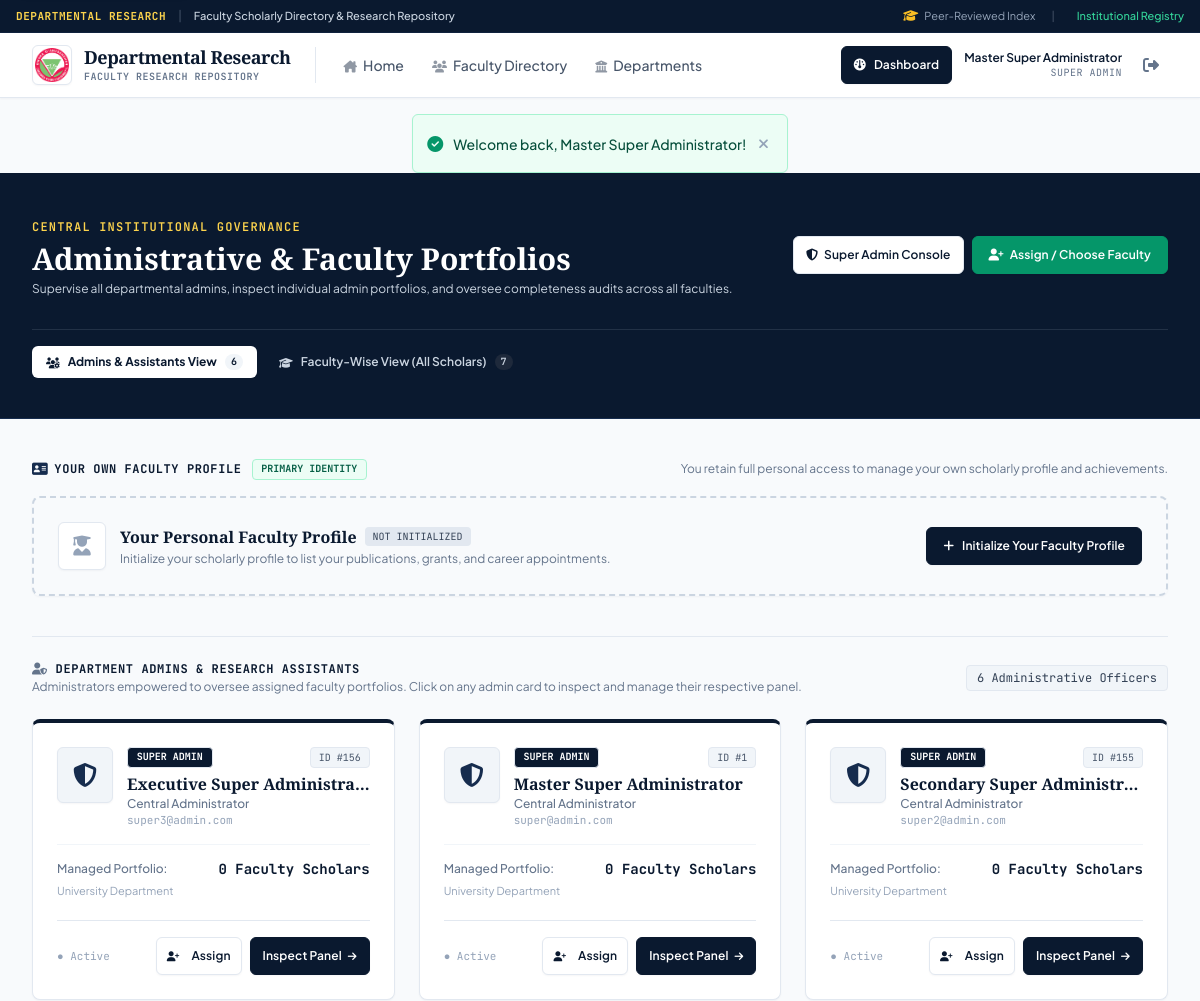
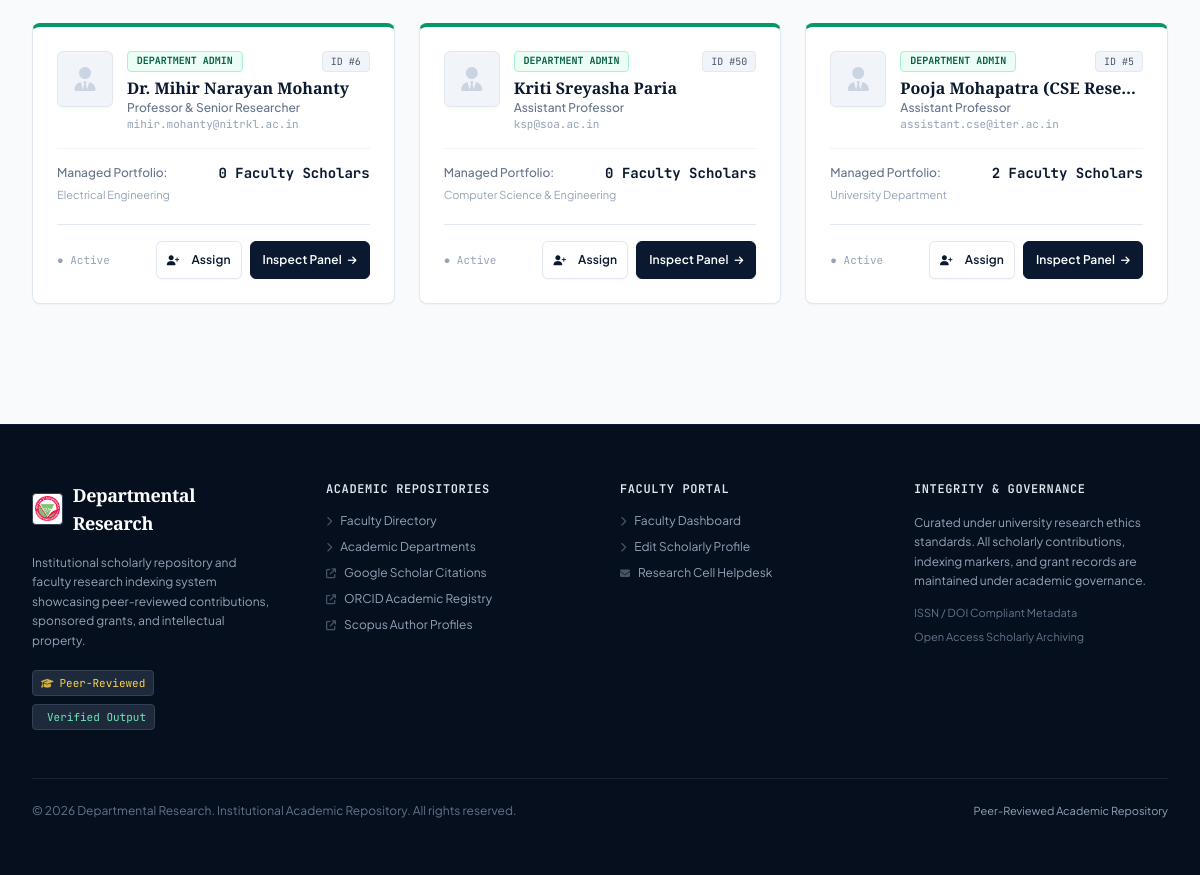
Page /assistant/index.php (signed in) on the committed database (2 pictures, top to bottom).
### tables this page shows
CREATE TABLE `users` (
  `id` int(11) NOT NULL AUTO_INCREMENT,
  `email` varchar(191) NOT NULL,
  `password_hash` varchar(255) NOT NULL,
  `full_name` varchar(191) NOT NULL,
  `role` enum('super_admin','admin','faculty') NOT NULL DEFAULT 'faculty',
  `status` enum('active','inactive','pending') NOT NULL DEFAULT 'active',
  `created_at` timestamp NOT NULL DEFAULT current_timestamp(),
  `updated_at` timestamp NOT NULL DEFAULT current_timestamp() ON UPDATE current_timestamp(),
  PRIMARY KEY (`id`),
  UNIQUE KEY `email` (`email`),
  KEY `idx_role_status` (`role`,`status`)
);

CREATE TABLE `faculty_profiles` (
  `id` int(11) NOT NULL AUTO_INCREMENT,
  `user_id` int(11) NOT NULL,
  `slug` varchar(191) DEFAULT NULL,
  `department_id` int(11) DEFAULT NULL,
  `institution` varchar(191) DEFAULT 'ITER, SOA University',
  `salutation` varchar(20) DEFAULT 'Dr.',
  `designation` varchar(100) DEFAULT 'Assistant Professor',
  `cabin` varchar(100) DEFAULT NULL,
  `phone` varchar(50) DEFAULT NULL,
  `photo_url` varchar(255) DEFAULT NULL,
  `bio` text DEFAULT NULL,
  `research_interests` text DEFAULT NULL,
  `google_scholar_url` varchar(255) DEFAULT NULL,
  `orcid_id` varchar(50) DEFAULT NULL,
  `scopus_id` varchar(50) DEFAULT NULL,
  `researchgate_url` varchar(255) DEFAULT NULL,
  `semantic_scholar_url` varchar(255) DEFAULT NULL,
  `dblp_url` varchar(255) DEFAULT NULL,
  `website_url` varchar(255) DEFAULT NULL,
  `wos_id` varchar(50) DEFAULT NULL,
  `total_citations` int(11) DEFAULT 0,
  `h_index` int(11) DEFAULT 0,
  `i10_index` int(11) DEFAULT 0,
  `phd_supervised` int(11) DEFAULT 0,
  `memberships` text DEFAULT NULL,
  `editorial_roles` text DEFAULT NULL,
  `metrics_source` varchar(100) DEFAULT 'Faculty Self-Reported (Google Scholar / Scopus)',
  `cv_url` varchar(255) DEFAULT NULL,
  `is_verified` tinyint(1) DEFAULT 1,
  `created_at` timestamp NOT NULL DEFAULT current_timestamp(),
  `updated_at` timestamp NOT NULL DEFAULT current_timestamp() ON UPDATE current_timestamp(),
  PRIMARY KEY (`id`),
  UNIQUE KEY `user_id` (`user_id`),
  UNIQUE KEY `slug` (`slug`),
  KEY `idx_dept` (`department_id`),
  KEY `idx_citations` (`total_citations`),
  KEY `idx_institution` (`institution`),
  CONSTRAINT `fk_profile_dept` FOREIGN KEY (`department_id`) REFERENCES `departments` (`id`) ON DELETE SET NULL,
  CONSTRAINT `fk_profile_user` FOREIGN KEY (`user_id`) REFERENCES `users` (`id`) ON DELETE CASCADE
);

CREATE TABLE `departments` (
  `id` int(11) NOT NULL AUTO_INCREMENT,
  `code` varchar(20) NOT NULL,
  `name` varchar(191) NOT NULL,
  `description` text DEFAULT NULL,
  `created_at` timestamp NOT NULL DEFAULT current_timestamp(),
  PRIMARY KEY (`id`),
  UNIQUE KEY `code` (`code`)
);

### assistant/index.php (the view, shortened to what the rows shown need)
<?php
require_once __DIR__ . '/../includes/helpers.php';
require_once __DIR__ . '/../includes/auth.php';
$db = Database::getConnection();
$isSuperAdmin = has_role('super_admin');
$activeTab = $_GET['tab'] ?? ($isSuperAdmin ? 'admins' : 'portfolio');
$viewAdminId = $isSuperAdmin && isset($_GET['admin_id']) ? (int)$_GET['admin_id'] : 0;
$adminList = [];
if ($isSuperAdmin) {
    $adminsSql = "
        SELECT u.id as user_id, u.full_name, u.email, u.role, u.status,
               fp.id as profile_id, fp.salutation, fp.designation, fp.photo_url, fp.slug,
               d.name as department_name, d.code as department_code,
               (SELECT COUNT(*) FROM faculty_delegates WHERE delegate_user_id = u.id) as assigned_faculty_count
        FROM users u
        LEFT JOIN faculty_profiles fp ON fp.user_id = u.id
        LEFT JOIN departments d ON fp.department_id = d.id
        WHERE u.role IN ('admin', 'super_admin') AND u.status = 'active'
        ORDER BY CASE WHEN u.role = 'super_admin' THEN 1 ELSE 2 END, u.full_name ASC
    ";
    $adminList = $db->query($adminsSql)->fetchAll(PDO::FETCH_ASSOC);
}
require_once __DIR__ . '/../includes/header.php';
?>
<section class="bg-oxford-navy text-white py-10 border-b border-oxford-blue">
    <div class="max-w-7xl mx-auto px-4 sm:px-6 lg:px-8">
        <div class="flex flex-col sm:flex-row sm:items-center justify-between gap-4">
            <div>
                <h1 class="font-serif text-2xl sm:text-3xl font-bold text-white mt-1">
                    <?= $isSuperAdmin ? 'Administrative & Faculty Portfolios' : 'Faculty Portfolio & Oversight' ?>
                </h1>
            </div>
        </div>
    </div>
</section>
<div class="max-w-7xl mx-auto px-4 sm:px-6 lg:px-8 py-10 space-y-10">
    <div>
        <div class="flex flex-col sm:flex-row sm:items-center justify-between gap-2 mb-4">
            <div class="flex items-center gap-2.5">
                <h2 class="text-xs font-bold text-oxford-navy uppercase font-mono tracking-wider flex items-center gap-1.5">
                    <i class="fa-solid fa-address-card text-oxford-blue text-sm"></i>
                    <span>Your Own Faculty Profile</span>
                </h2>
            </div>
        </div>
    </div>
    <?php if ($isSuperAdmin && $activeTab === 'admins' && $viewAdminId === 0): ?>
        <div>
            <div class="flex flex-col sm:flex-row sm:items-center justify-between gap-3 mb-6 pt-6 border-t border-slate-200">
                <div>
                    <h2 class="text-xs font-bold text-oxford-navy uppercase font-mono tracking-wider flex items-center gap-2">
                        <i class="fa-solid fa-user-shield text-slate-500 text-xs"></i>
                        <span>Department Admins &amp; Research Assistants</span>
                    </h2>
                </div>
            </div>
            <div class="grid grid-cols-1 md:grid-cols-2 lg:grid-cols-3 gap-6">
                <?php foreach ($adminList as $adm): ?>
                    <?php
                        $admPhoto = faculty_photo_url($adm['photo_url'] ?? null);
                        $isSuper = $adm['role'] === 'super_admin';
                    ?>
                    <div class="academic-card p-6 flex flex-col justify-between group shadow-xs hover:border-oxford-navy/50 transition bg-white border-t-4 <?= $isSuper ? 'border-t-oxford-navy' : 'border-t-emerald-600' ?>">
                        <div>
                            <div class="flex items-start gap-3.5">
                                <div class="w-14 h-14 rounded-[6px] bg-slate-100 border border-scholar-border overflow-hidden flex-shrink-0 flex items-center justify-center shadow-xs">
                                    <?php if ($admPhoto): ?>
                                        <img src="<?= e($admPhoto) ?>" alt="<?= e($adm['full_name']) ?>" class="w-full h-full object-cover">
                                    <?php else: ?>
                                        <i class="fa-solid <?= $isSuper ? 'fa-shield-halved text-oxford-blue' : 'fa-user-tie text-slate-300' ?> text-2xl"></i>
                                    <?php endif; ?>
                                </div>
                                <div class="min-w-0 flex-grow">
                                    <div class="flex items-center justify-between gap-1 mb-1">
                                        <span class="academic-tag font-mono text-[10px] font-bold <?= $isSuper ? 'bg-oxford-navy text-white' : 'bg-emerald-50 text-emerald-800 border-emerald-200' ?>">
                                            <?= $isSuper ? 'SUPER ADMIN' : 'DEPARTMENT ADMIN' ?>
                                        </span>
                                        <span class="text-[10px] font-mono px-2 py-0.5 rounded bg-slate-100 text-slate-600 border border-slate-200">
                                            ID #<?= (int)$adm['user_id'] ?>
                                        </span>
                                    </div>
                                    <h3 class="font-serif font-bold text-oxford-navy text-base truncate">
                                        <?= e($adm['full_name']) ?>
                                    </h3>
                                    <p class="text-xs text-scholar-muted truncate font-medium">
                                        <?= e($adm['designation'] ?: ($isSuper ? 'Central Administrator' : 'Research Assistant')) ?>
                                    </p>
                                    <p class="text-[11px] text-slate-400 font-mono truncate"><?= e($adm['email']) ?></p>
                                </div>
                            </div>
                            <div class="mt-4 pt-3.5 border-t border-slate-100">
                                <div class="flex items-center justify-between text-xs">
                                    <span class="text-slate-500 font-medium">Managed Portfolio:</span>
                                    <span class="font-bold font-mono text-oxford-navy text-sm">
                                        <?= (int)$adm['assigned_faculty_count'] ?> Faculty Scholars
                                    </span>
                                </div>
                                <div class="text-[11px] text-slate-400 mt-1 font-sans">
                                    <?= e($adm['department_name'] ?? 'University Department') ?>
                                </div>
                            </div>
                        </div>
                        <div class="mt-5 pt-4 border-t border-scholar-border flex items-center justify-between gap-2">
                            <span class="text-[11px] text-slate-400 font-mono">
                                <?= $adm['status'] === 'active' ? '● Active' : '○ Inactive' ?>
                            </span>
                            <div class="flex items-center gap-2">
                                <a href="<?= url('assistant/choose_faculty.php?admin_id=' . (int)$adm['user_id']) ?>"
                                   class="btn-academic-secondary text-xs !py-1.5 !px-2.5 shadow-xs" title="Assign faculties for this admin">
                                    <i class="fa-solid fa-user-plus text-[10px] mr-1"></i>
                                    <span>Assign</span>
                                </a>
                                <a href="<?= url('assistant/index.php?tab=admins&admin_id=' . (int)$adm['user_id']) ?>"
                                   class="btn-academic-primary text-xs !py-1.5 !px-3 shadow-xs flex items-center gap-1.5">
                                    <span>Inspect Panel</span>
                                    <i class="fa-solid fa-arrow-right text-[10px]"></i>
                                </a>
                            </div>
                        </div>
                    </div>
                <?php endforeach; ?>
            </div>
        </div>
    <?php endif; ?>
</div>
<?php require_once __DIR__ . '/../includes/footer.php'; ?>

### rows in the picture
users: role "SUPER ADMIN", id "156", full_name "Executive Super Administra…", designation "Central Administrator", email "super3@admin.com", assigned_faculty_count "0", department_name "University Department", status "● Active"
users: role "SUPER ADMIN", id "1", full_name "Master Super Administrator", designation "Central Administrator", email "super@admin.com", assigned_faculty_count "0", department_name "University Department", status "● Active"
users: role "SUPER ADMIN", id "155", full_name "Secondary Super Administr…", designation "Central Administrator", email "super2@admin.com", assigned_faculty_count "0", department_name "University Department", status "● Active"
faculty_profiles: shows "DEPARTMENT ADMIN", user "6", user.full_name "Dr. Mihir Narayan Mohanty", designation "Professor & Senior Researcher", user.email "mihir.mohanty@nitrkl.ac.in", assigned_faculty_count "0", department.name "Electrical Engineering"
faculty_profiles: shows "DEPARTMENT ADMIN", user "50", user.full_name "Kriti Sreyasha Paria", designation "Assistant Professor", user.email "ksp@soa.ac.in", assigned_faculty_count "0", department.name "Computer Science & Engineering"
faculty_profiles: shows "DEPARTMENT ADMIN", user "5", user.full_name "Pooja Mohapatra (CSE Rese…", designation "Assistant Professor", user.email "assistant.cse@iter.ac.in", assigned_faculty_count "2", department_name "University Department"

### other values in the picture
$u['full_name'] "Master Super Administrator"
str_replace('_', ' ', $u['role']) "SUPER ADMIN"
$flash['message'] "Welcome back, Master Super Administrator!"
$totalAdminsCount "6"
$totalInstitutionalFaculty "7"
count($adminList) "6"
